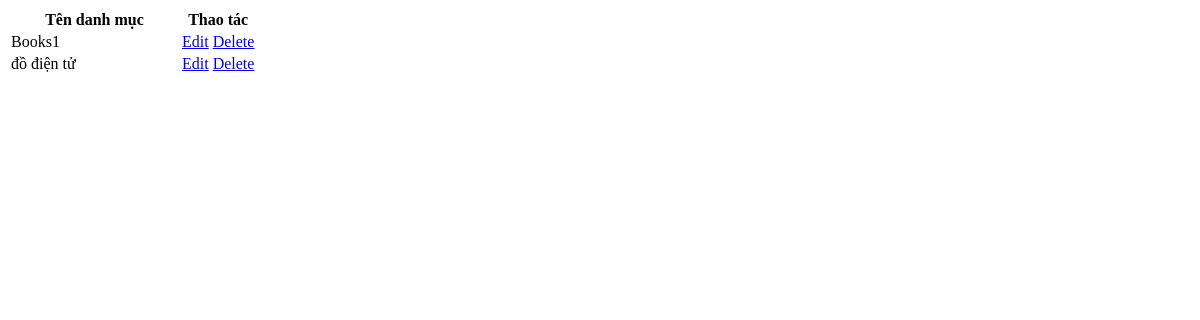
The page /adminCategories.php on the database as committed earlier.
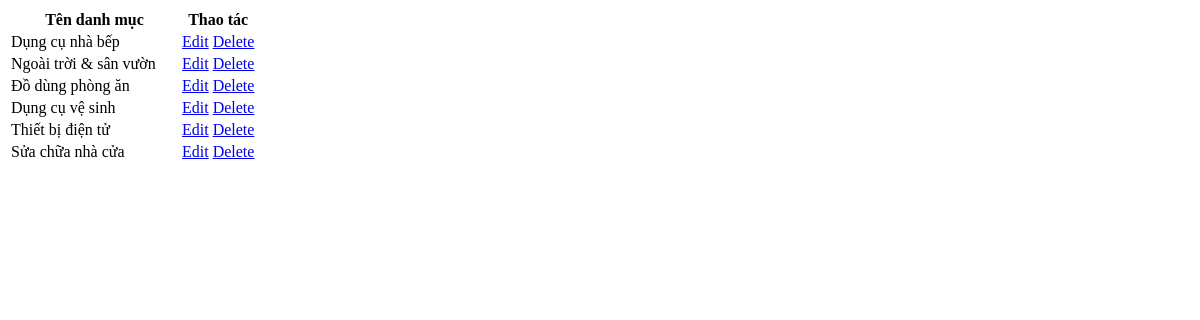
The same page on the database as committed later.
### tables this page shows
CREATE TABLE `categories` (
  `category_id` int(11) NOT NULL,
  `category_name` varchar(255) DEFAULT NULL
);

### adminCategories.php (the view, shortened to what this page needs)
<!DOCTYPE html>
<html lang="en">
<head>
</head>
<body>
    <table id="customers">
        <tr>
            <th style="width: 70%;">Tên danh mục</th>
            <th colspan="2">Thao tác</th>
        </tr>
        <?php
        include 'connection.php';
        $query = "SELECT * FROM categories";
        $result = mysqli_query($conn, $query);
        if (mysqli_num_rows($result) > 0) {
            while ($row = mysqli_fetch_assoc($result)) {
        ?>
        <tr>
            <td> <?php echo  $row["category_name"] ?></td>
            <td><a href="editCategory.php?category_id=<?php echo $row["category_id"] ?>">Edit</a> </td>
            <td> <a href="xulyxoacategory.php?category_id=<?php echo $row["category_id"] ?>">Delete</a></td>
        </tr>
        <?php
            }
        } else {
            echo "Không có người dùng nào nào";
        }
        ?>
    </table>
</body>
</html>

Rows that differ between the two databases and show on the page:
added categories: category_name "Dụng cụ nhà bếp"
added categories: category_name "Ngoài trời & sân vườn"
added categories: category_name "Đồ dùng phòng ăn"
changed categories: category_name "Books1" → "Dụng cụ vệ sinh"
added categories: category_name "Thiết bị điện tử"
changed categories: category_name "đồ điện tử" → "Sửa chữa nhà cửa"
